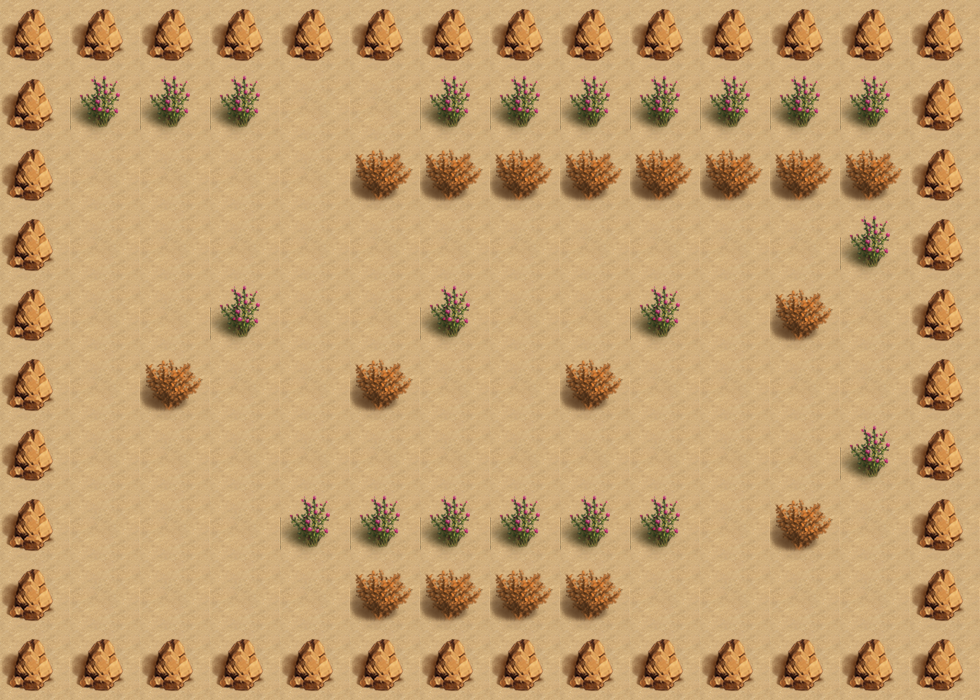

Below is a game level as drawn by its tile map, then a one-line description and the .tmx that defines it (tile-layer data replaced by summaries):
An orthogonal 14x10 tile map with 70x70 px tiles, 2 tile layers (bgLayer, walkLayer) and 11 objects (3x monster_0, player, key, exit, box_3, ...).

<map version="1.0" orientation="orthogonal" renderorder="right-down" width="14" height="10" tilewidth="70" tileheight="70" nextobjectid="18">
 <tileset firstgid="1" name="map" tilewidth="70" tileheight="70" tilecount="4">
  <image source="map.png" width="140" height="140" />
 </tileset>
 <layer name="bgLayer" width="14" height="10">
  <data>[140 cells, 140 non-empty, 1 distinct tile ids]</data>
 </layer>
 <layer name="walkLayer" width="14" height="10">
  <data>[140 cells, 82 non-empty, 3 distinct tile ids]</data>
 </layer>
 <objectgroup name="object0">
  <object id="1" name="player" x="280" y="350" width="70" height="70">
   <properties>
    <property name="hp" value="300" />
   </properties>
  </object>
 </objectgroup>
 <objectgroup name="object1">
  <object id="2" name="key" x="350" y="70" width="70" height="70" />
  <object id="3" name="exit" x="840" y="280" width="70" height="70" />
 </objectgroup>
 <objectgroup name="object2">
  <object id="4" name="box_3" x="420" y="350" width="70" height="70" />
  <object id="5" name="box_1" x="210" y="350" width="70" height="70" />
  <object id="6" name="box_2" x="700" y="490" width="70" height="70" />
 </objectgroup>
 <objectgroup name="object4">
  <object id="15" name="monster_0" x="350" y="420" width="70" height="70">
   <properties>
    <property name="dirX" value="1" />
    <property name="dirY" value="0" />
    <property name="path" value="monster_0.png" />
    <property name="reverse" value="-1" />
    <property name="speed" value="100" />
   </properties>
  </object>
  <object id="16" name="monster_0" x="210" y="140" width="70" height="70">
   <properties>
    <property name="dirX" value="1" />
    <property name="dirY" value="0" />
    <property name="path" value="monster_0.png" />
    <property name="reverse" value="-1" />
    <property name="speed" value="100" />
   </properties>
  </object>
  <object id="17" name="monster_0" x="630" y="210" width="70" height="70">
   <properties>
    <property name="dirX" value="1" />
    <property name="dirY" value="0" />
    <property name="path" value="monster_0.png" />
    <property name="reverse" value="-1" />
    <property name="speed" value="100" />
   </properties>
  </object>
 </objectgroup>
 <objectgroup name="object5">
  <object id="7" name="transfer0_0" x="420" y="420" width="70" height="70" />
  <object id="8" name="transfer1_0" x="700" y="350" width="70" height="70" />
 </objectgroup>
</map>
